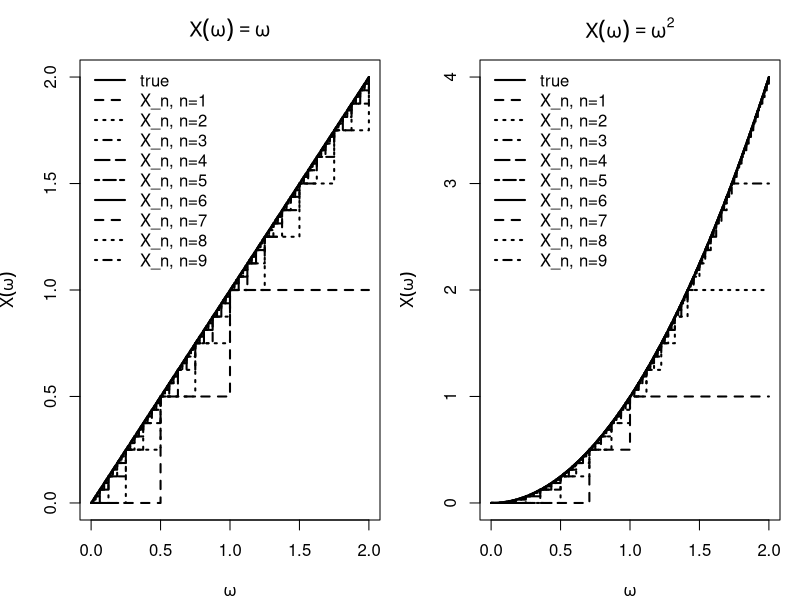
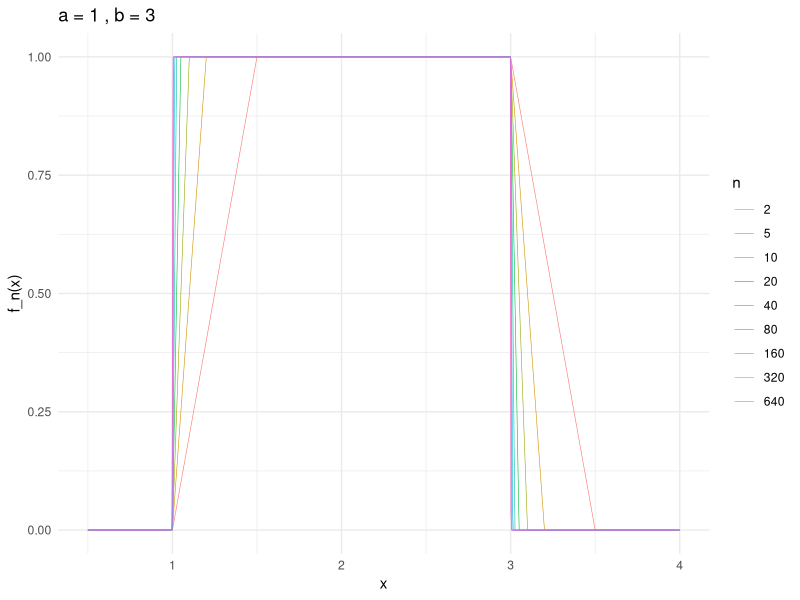

Reproduce these figures in R, in order.
## ---- chunk 1
## Simple-function approximation:
## X_n = floor(2^n * X) / 2^n  on {X < n}, and = n on {X >= n}
Xn_simple <- function(X, n) {
  pmin(n, floor((2^n) * X) / (2^n))
}

## Grid for omega (pick 0..2 so truncation is visible for small n)
omega <- seq(0, 2, length.out = 4001)

## Two target functions
X_id <- omega          # X(ω) = ω
X_sq <- omega^2        # X(ω) = ω^2

## Choose which approximations to show
n_vec <- 1:9

## Compute approximations
approx_id <- sapply(n_vec, function(n) Xn_simple(X_id, n))
approx_sq <- sapply(n_vec, function(n) Xn_simple(X_sq, n))

## ---- Plot: X(ω)=ω ----
par(mfrow = c(1, 2), mar = c(4, 4, 3, 1))

plot(omega, X_id, type = "l", lwd = 2,
     xlab = expression(omega), ylab = expression(X(omega)),
     main = expression(X(omega) == omega))

for (i in seq_along(n_vec)) {
  lines(omega, approx_id[, i], type = "s", lty = i + 1, lwd = 2)
}

legend("topleft",
       legend = c("true", paste0("X_n, n=", n_vec)),
       lty = c(1, 2:(length(n_vec) + 1)), lwd = 2, bty = "n")

## ---- Plot: X(ω)=ω^2 ----
plot(omega, X_sq, type = "l", lwd = 2,
     xlab = expression(omega), ylab = expression(X(omega)),
     main = expression(X(omega) == omega^2))

for (i in seq_along(n_vec)) {
  lines(omega, approx_sq[, i], type = "s", lty = i + 1, lwd = 2)
}

legend("topleft",
       legend = c("true", paste0("X_n, n=", n_vec)),
       lty = c(1, 2:(length(n_vec) + 1)), lwd = 2, bty = "n")
## ---- chunk 2
f_n <- function(x, a, b, n) {
  dplyr::case_when(
    x > a & x <= a + 1/n ~ n * (x - a),
    x > a + 1/n & x <= b ~ 1,
    x > b & x <= b + 1/n ~ -n * (x - b) + 1,
    TRUE ~ 0 
  )
}
library(ggplot2)

a <- 1
b <- 3
n_values <- c(2, 5, 10, 20, 40, 80, 160, 320, 640)
x_range <- seq(0.5, 4, length.out = 1000)

df_list <- lapply(n_values, function(n) {
  data.frame(x = x_range, y = f_n(x_range, a, b, n), n = as.factor(n))
})
df <- do.call(rbind, df_list)

ggplot(df, aes(x = x, y = y, color = n)) +
  geom_line(size = 0.2) +
  labs(title = paste("a =", a, ", b =", b),
       x = "x", y = "f_n(x)") +
  theme_minimal()
